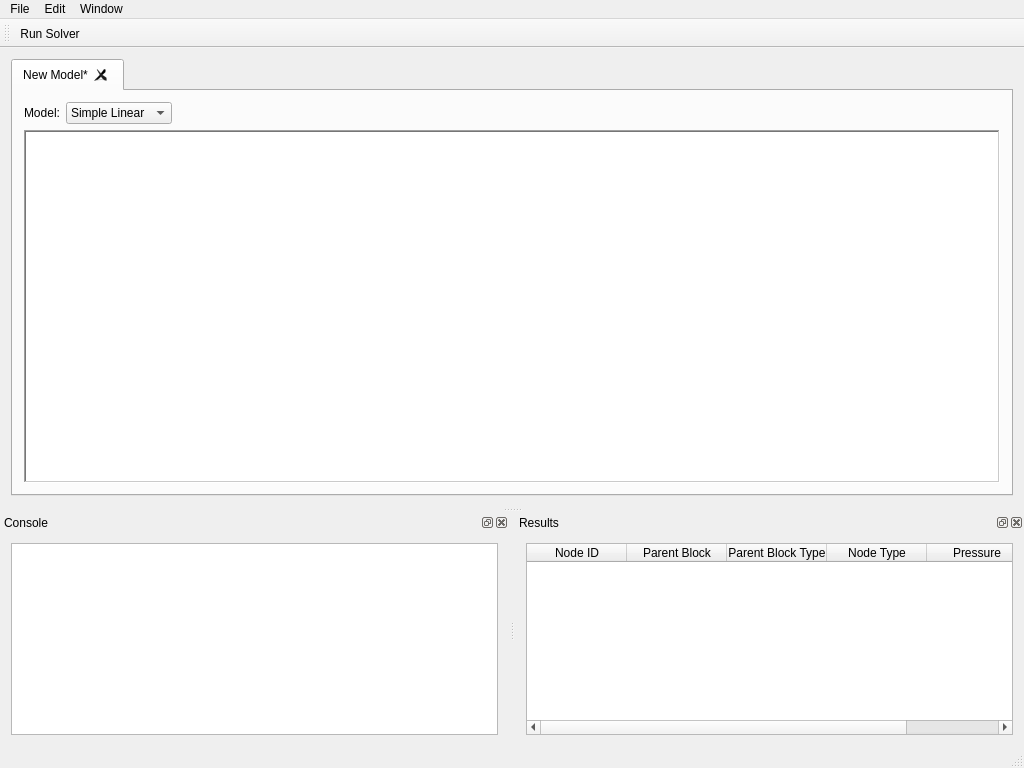
<?xml version="1.0" encoding="UTF-8"?>
<ui version="4.0">
 <class>MainWindow</class>
 <widget class="QMainWindow" name="MainWindow">
  <property name="geometry">
   <rect>
    <x>0</x>
    <y>0</y>
    <width>1024</width>
    <height>768</height>
   </rect>
  </property>
  <property name="windowTitle">
   <string>Process Modeller</string>
  </property>
  <widget class="QWidget" name="centralWidget">
   <layout class="QHBoxLayout" name="horizontalLayout_2">
    <item>
     <widget class="QTabWidget" name="modelTabWidget">
      <property name="currentIndex">
       <number>0</number>
      </property>
      <property name="tabsClosable">
       <bool>true</bool>
      </property>
      <property name="movable">
       <bool>true</bool>
      </property>
      <widget class="QWidget" name="modelTab">
       <attribute name="title">
        <string>New Model*</string>
       </attribute>
       <layout class="QVBoxLayout" name="verticalLayout">
        <item>
         <layout class="QFormLayout" name="formLayout">
          <item row="0" column="0">
           <widget class="QLabel" name="label">
            <property name="text">
             <string>Model:</string>
            </property>
           </widget>
          </item>
          <item row="0" column="1">
           <layout class="QHBoxLayout" name="horizontalLayout_4">
            <item>
             <widget class="QComboBox" name="modelComboBox">
              <item>
               <property name="text">
                <string>Simple Linear</string>
               </property>
              </item>
              <item>
               <property name="text">
                <string>P&amp;G</string>
               </property>
              </item>
             </widget>
            </item>
            <item>
             <spacer name="horizontalSpacer">
              <property name="orientation">
               <enum>Qt::Horizontal</enum>
              </property>
              <property name="sizeHint" stdset="0">
               <size>
                <width>40</width>
                <height>20</height>
               </size>
              </property>
             </spacer>
            </item>
           </layout>
          </item>
         </layout>
        </item>
        <item>
         <widget class="QGraphicsView" name="graphicsView">
          <property name="contextMenuPolicy">
           <enum>Qt::ActionsContextMenu</enum>
          </property>
          <property name="frameShape">
           <enum>QFrame::WinPanel</enum>
          </property>
          <property name="renderHints">
           <set>QPainter::HighQualityAntialiasing|QPainter::SmoothPixmapTransform|QPainter::TextAntialiasing</set>
          </property>
         </widget>
        </item>
       </layout>
      </widget>
     </widget>
    </item>
   </layout>
  </widget>
  <widget class="QMenuBar" name="menuBar">
   <property name="geometry">
    <rect>
     <x>0</x>
     <y>0</y>
     <width>1024</width>
     <height>19</height>
    </rect>
   </property>
   <widget class="QMenu" name="menuFile">
    <property name="title">
     <string>File</string>
    </property>
   </widget>
   <widget class="QMenu" name="menuEdit">
    <property name="title">
     <string>Edit</string>
    </property>
   </widget>
   <widget class="QMenu" name="menuWindow">
    <property name="title">
     <string>Window</string>
    </property>
    <widget class="QMenu" name="menuViews">
     <property name="title">
      <string>Views</string>
     </property>
     <addaction name="actionConsole"/>
     <addaction name="actionResults"/>
    </widget>
    <addaction name="actionFull_screen"/>
    <addaction name="menuViews"/>
   </widget>
   <addaction name="menuFile"/>
   <addaction name="menuEdit"/>
   <addaction name="menuWindow"/>
  </widget>
  <widget class="QToolBar" name="mainToolBar">
   <attribute name="toolBarArea">
    <enum>TopToolBarArea</enum>
   </attribute>
   <attribute name="toolBarBreak">
    <bool>false</bool>
   </attribute>
   <addaction name="actionRunSolver"/>
  </widget>
  <widget class="QStatusBar" name="statusBar"/>
  <widget class="QDockWidget" name="consoleDockWidget">
   <property name="allowedAreas">
    <set>Qt::BottomDockWidgetArea|Qt::TopDockWidgetArea</set>
   </property>
   <property name="windowTitle">
    <string>Console</string>
   </property>
   <attribute name="dockWidgetArea">
    <number>8</number>
   </attribute>
   <widget class="QWidget" name="dockWidgetContents">
    <layout class="QVBoxLayout" name="verticalLayout_3">
     <item>
      <widget class="QTextBrowser" name="console"/>
     </item>
    </layout>
   </widget>
  </widget>
  <widget class="QDockWidget" name="resultsTableDockWidget">
   <property name="windowTitle">
    <string>Results</string>
   </property>
   <attribute name="dockWidgetArea">
    <number>8</number>
   </attribute>
   <widget class="QWidget" name="dockWidgetContents_2">
    <layout class="QVBoxLayout" name="verticalLayout_2">
     <item>
      <widget class="QTableWidget" name="resultsTable">
       <property name="editTriggers">
        <set>QAbstractItemView::NoEditTriggers</set>
       </property>
       <column>
        <property name="text">
         <string>Node ID</string>
        </property>
       </column>
       <column>
        <property name="text">
         <string>Parent Block</string>
        </property>
       </column>
       <column>
        <property name="text">
         <string>Parent Block Type</string>
        </property>
       </column>
       <column>
        <property name="text">
         <string>Node Type</string>
        </property>
       </column>
       <column>
        <property name="text">
         <string>Pressure</string>
        </property>
       </column>
      </widget>
     </item>
    </layout>
   </widget>
  </widget>
  <action name="actionFull_screen">
   <property name="text">
    <string>Full Screen</string>
   </property>
   <property name="shortcut">
    <string>Ctrl+Shift+F11</string>
   </property>
  </action>
  <action name="actionConsole">
   <property name="checkable">
    <bool>true</bool>
   </property>
   <property name="text">
    <string>Console</string>
   </property>
  </action>
  <action name="actionResults">
   <property name="checkable">
    <bool>true</bool>
   </property>
   <property name="text">
    <string>Results</string>
   </property>
  </action>
  <action name="actionRunSolver">
   <property name="text">
    <string>Run Solver</string>
   </property>
   <property name="toolTip">
    <string>Run Solver</string>
   </property>
  </action>
  <action name="actionNew_Block">
   <property name="text">
    <string>New Block</string>
   </property>
   <property name="toolTip">
    <string>Create a new block</string>
   </property>
  </action>
 </widget>
 <layoutdefault spacing="6" margin="11"/>
 <resources/>
 <connections/>
</ui>
